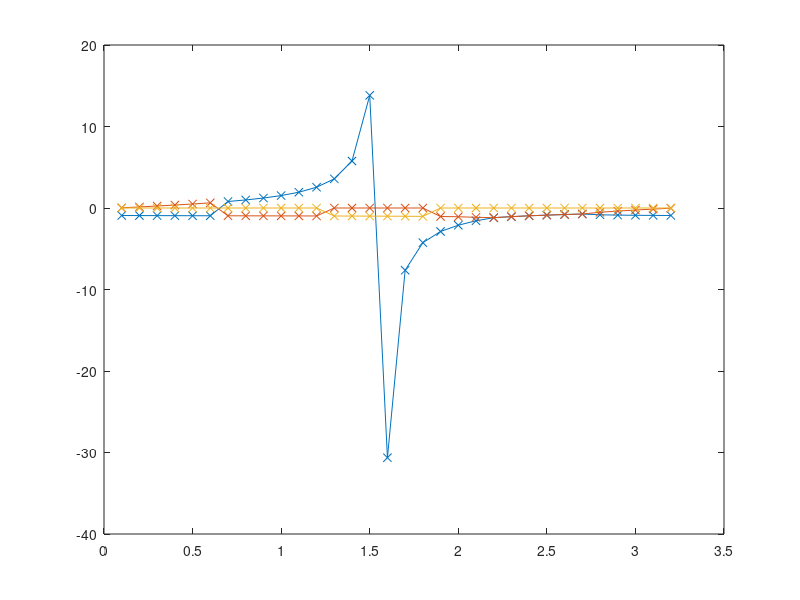

Write MATLAB code to recreate this figure.
mu=0.04;;
r=sqrt(mu);
t=0;
ta=[];
eva=[];
%%
for i=1:32
t=t+0.1;
ta=[ta;t];
% r=0;
g=0.01; %gamma
u=r*cos(t);
v=r*sin(t)/g;
w=r^2;

f=[mu*u-v*g-w*u;
    mu*v+u/g-v*w;
    -w+u^2+v^2*g*g];
J=[mu-w, -g,-u;
    1/g,mu-w,-v;
    2*u,2*v*g*g,-1];
eig(J)
P=eye(3)-f*f'/norm(f)/norm(f)
Jp=P*J*P
[evc,ev]=eig(Jp)
eva=[eva,diag(ev)];
end
%%
plot(mod(ta,0),eva','-x')